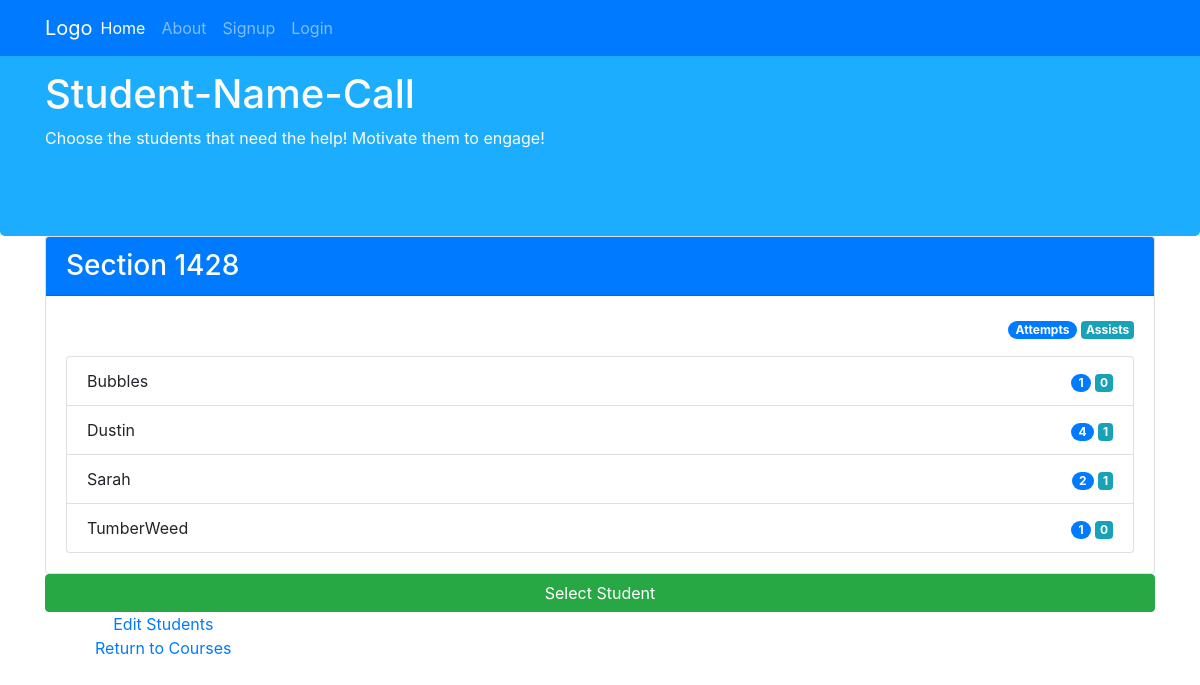
The page /courses/1428/ (signed in) on the database as committed earlier.
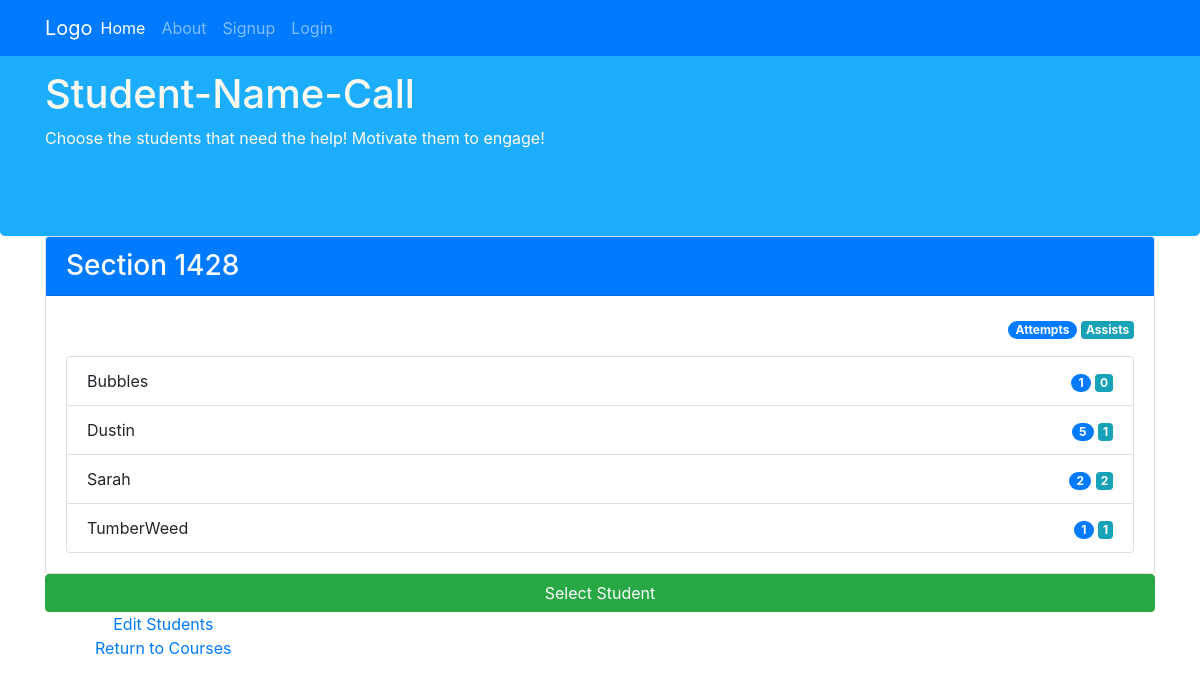
The same page on the database as committed later.
### course/models.py (models this page shows, shortened)
class Student(models.Model):
    name = models.CharField(max_length=20)
    attempts = models.IntegerField(default=0, validators=[MaxValueValidator(1000), MinValueValidator(1)])
    assists = models.IntegerField(default=0, validators=[MaxValueValidator(1000), MinValueValidator(0)])
    weight = models.IntegerField(default=1, validators=[MaxValueValidator(100), MinValueValidator(0)])
    course = models.ForeignKey(
        Course,
        on_delete=models.CASCADE,
    )
    class Meta:
        ordering = ['name']
    def __str__(self):
        return str(self.name)

### course/views.py (the view, shortened to what this page needs)
# urls.py: path('courses/<course_id>/', course_view, name='course_view'),
@login_required
def course_view(request, course_id):
    user = request.user
    course = Course.objects.get(course_id=course_id)
    check_instructor(user, course)
    students = Student.objects.filter(course=course)
    context = {
        'students' : students,
        'course' : course,
    }
    return render(request, 'course/list_students.html', context)

### course/views.py (called while the page is built)
def check_instructor(user, course):
    authorized_user = course.instructor
    if user != authorized_user:
        return redirect('login')
    pass

def select_student_button(request):
    return request.method == 'POST' and 'select_student' in request.POST

### course/templates/course/list_students.html (shortened to what this page needs)
{% extends 'base.html' %}
{% block content %}
<div class="row row-content">
    <div class="col-12">
        <div class="card">
            <h3 class="card-header bg-primary text-white" id="login"> Section {{course.course_id}} </h3>
            <div class="card-body">
                <p class="text-right">
                <span class="badge badge-primary badge-pill">Attempts</span>
                <span class="badge badge-info">Assists</span>
                </p>
                <div class="list-group">
                    {% for student in students %}
                    <li class="list-group-item">
                        <div class="row">
                            <div class="col-6">
                            {{student}}
                            </div>
                            <div class="col-6 text-right">
                                <span class="badge badge-primary badge-pill">{{student.attempts}}</span>
                                <span class="badge badge-info">{{student.assists}}</span>
                            </div>
                        </div>
                    </li>
                    {% endfor %}
                </div>
            </div>
        </div>
    </div>
    <div class="col-12">
        <form method="POST" >
            <button type="submit"  name="select_student" class="btn btn-block btn-success"> Select Student </button>
        </form>
    </div>
    <div class="row row-content">
        <div class="col-sm-12 text-center">
            <a href="{% url 'edit_students' course_id=course.course_id %}">
                Edit Students
            </a>
        </div>
        <div class="col-sm-12 text-center">
            <a href="{% url 'courses' %}">
                Return to Courses
            </a>
        </div>
    </div>
</div>
{% endblock %}

Rows that differ between the two databases and show on the page:
changed Student "Dustin": attempts "4" → "5"
changed Student "Sarah": assists "1" → "2"
changed Student "TumberWeed": assists "0" → "1"
